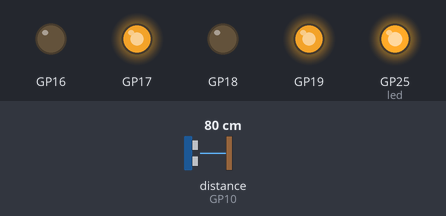
A program run on a simulated Raspberry Pi Pico running MicroPython. On the bench: output pins drawn as LEDs (lit = HIGH). Inputs (shaded band) come from the test bench; at power-on: distance to the obstacle (sensor on GP10) 80 cm. The echo pulse lasts 58.3 µs per cm; random numbers come from a fixed seed; pins used as bus, display or sensor lines are not drawn; what the program prints to the serial console is not drawn.

Above: at 1.2 s.
1.3 s: distance to the obstacle (sensor on GP10) set to 43 cm
2.8 s: distance to the obstacle (sensor on GP10) set to 36 cm
At 3.5 s:
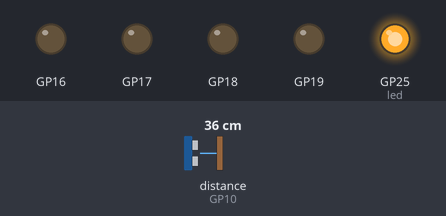
4.3 s: distance to the obstacle (sensor on GP10) set to 60 cm
At 5.2 s:
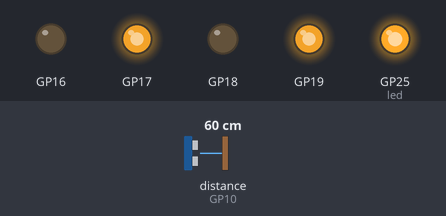
6.1 s: distance to the obstacle (sensor on GP10) set to 2 cm
At 7.4 s:
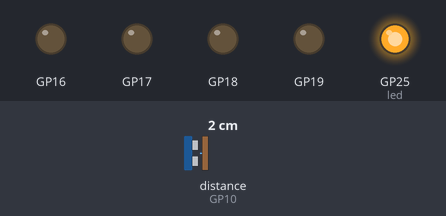
Timing chart, 0 to 8.6 s (numbered marks = the images above; inputs shaded):
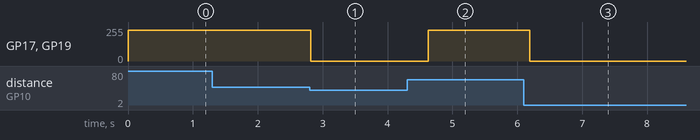

The program:

robo_car_task_C3.py
```python
"""
Projekt für ein Roboter Workshop
Auto mit 2 Rädern faehrt ohne gegen Hindernisse zu stossen.
Ein Ultraschallsensor misst die Entfernung zum Hindernissen.
Bei zu geringem Abstand zum Hindernis haelt der Robo, dreht
in eine beliebige Richtung und faehrt weiter wenn kein Hindernis
in der Naehe.
Benoetigte Teile:
- 2WD Robot Car
- Motortreiber für 2 Motoren
- Ultraschallsensor HC-SR04P (3.3V) oder HC-SR04 (inkl. Levelshifter)
- Raspberry Pi Pico
- Batterien (5V Spannungsregler)
"""
# Aufgaben
# +++ 1) Messen mit dem Ultraschallentfernungssensor „HC-SR04“ in einer Dauerschleife
# +++ 2) Start / Stop der Motoren in Abhängigkeit der Entfernung
# +++ 3) Zufälliges drehen des Robos nach links oder rechts

# Micropython Bibliotheken und Klassen
import os   # Betriebssystem Funktionen, z.B. uname(), Infos zum Micropython board
import sys  # System Funktionen, z.B. exit()

from machine import Pin            # Pin-Klasse
from machine import PWM            # PWM-Klasse
from machine import time_pulse_us  # Funktion um Echopuls zu messen
from time import sleep             # Verzoegerung in Sekunden
from random import choice          # Zufallswahl
from utime import sleep_us         # Verzoegerung in Mikrosekunden

# Konstanten

# GPIOs des Abstandssensors
DISTANCE_TIME_OF_SOUND_PER_CM = 29.1
DISTANCE_MAX_RANGE_IN_CM = 400
DISTANCE_ECHO_IO = 10
DISTANCE_TRIGGER_IO = 11
DISTANCE_ECHO_TIMEOUT_US = int(DISTANCE_MAX_RANGE_IN_CM*2*DISTANCE_TIME_OF_SOUND_PER_CM)
# Motorenleistung/Geschwindigkeit, anpassen für Geradeauslauf
MOTOR_PWM_MAX_DUTY_CYLCE = 65535
MOTOR_PWM_FREQUENCY = 500
MOTOR_1_SPEED = 0.9
MOTOR_2_SPEED = 0.9
MOTOR_1_LINE_A_IO = 16  # Motor 1
MOTOR_1_LINE_B_IO = 17  # Motor 1
MOTOR_2_LINE_A_IO = 18  # Motor 2
MOTOR_2_LINE_B_IO = 19  # Motor 2
# Status LED
LED_ONBOARD_IO = "LED"  # 25

# Globale Variablen

board_name = os.uname().sysname.strip().lower()
print("Micropython board:", board_name)

distance_trigger = Pin(DISTANCE_TRIGGER_IO, mode=Pin.OUT)
distance_echo = Pin(DISTANCE_ECHO_IO, mode=Pin.IN, pull=Pin.PULL_UP)

led = Pin(LED_ONBOARD_IO, Pin.OUT)

# Klassen
class Motor:
    def __init__(self, pin1, pin2, speed):
        self.speed = speed
        self.pwm_pin1 = PWM(Pin(pin1, Pin.OUT), freq=MOTOR_PWM_FREQUENCY, duty_u16=0)
        self.pwm_pin2 = PWM(Pin(pin2, Pin.OUT), freq=MOTOR_PWM_FREQUENCY, duty_u16=0)

    # Funktionen zum Steuern des Robos
    def forward(self):
        self.pwm_pin1.duty_u16(0)
        self.pwm_pin2.duty_u16(int(MOTOR_PWM_MAX_DUTY_CYLCE * self.speed))  # Type cast zu Integer, variable speed ist vom typ Float

    def backward(self):
        self.pwm_pin1.duty_u16(int(MOTOR_PWM_MAX_DUTY_CYLCE * self.speed))  # Type cast zu Integer, variable speed ist vom typ Float
        self.pwm_pin2.duty_u16(0)

    def stop(self):
        self.pwm_pin1.duty_u16(0)
        self.pwm_pin2.duty_u16(0)


class Robo:
    def __init__(self, motor1, motor2):
        self.motor1 = motor1
        self.motor2 = motor2

    def stop(self):
        """ Stoppt das Roboter Auto """
        # +++ 2) +++ alle Motoren stop
        self.motor1.stop()
        self.motor2.stop()
        # eine 1/2 Sekunde warten
        sleep(0.5)

    def go(self):
        """ Faehrt Roboter Auto forwaerts """
        # Fahre Robo vorwaerts
        self.motor1.forward()
        self.motor2.forward()

    def turn(self):
        """ Dreht Roboter in eine zufaellige Richtung """
        # +++ 3) +++ Drehe Robo in ein beliebige Richtung
        # Waehle zufaellig eine Drehrichtung
        richtung = 1
        if richtung:
            # Robo dreht in die eine Richtung
            self.motor1.forward()
            self.motor2.backward()

            # Robo dreht in die andere Richtung


        # Lass den Robo eine 1/4, 1/2 oder 3/4  Sekunde drehen
        delay = choice([0.25, 0.5, 0.75])
        sleep(delay)
        # alle Motoren stop
        self.stop()

# Funktion zum Messen der netfernung mit einem Ultraschallsensors
def get_distance():
    distance_trigger.value(0)

    # Sende Puls von 10us
    sleep_us(5)
    distance_trigger.value(1)
    sleep_us(10)
    distance_trigger.value(0)
    # Hole Laenge des Echopuls
    pulse_time = time_pulse_us(distance_echo, 1, DISTANCE_ECHO_TIMEOUT_US)
    if pulse_time < 0:
        # Max Wert bei Fehlmessung
        pulse_time = DISTANCE_ECHO_TIMEOUT_US
    # Berechne Entfernung in cm
    distance_cm = (pulse_time / 2) / DISTANCE_TIME_OF_SOUND_PER_CM
    return distance_cm

# Hier beginnt das Hauptprogramm
def start():
    # Erzeuge Instanzen der Motor-Klasse
    motor1 = Motor(MOTOR_1_LINE_A_IO, MOTOR_1_LINE_B_IO, MOTOR_1_SPEED)
    motor2 = Motor(MOTOR_2_LINE_A_IO, MOTOR_2_LINE_B_IO, MOTOR_2_SPEED)
    robo = Robo(motor1, motor2)

    """ Startet Roboter Auto """
    # Try-Catch-Block
    try:
        print("Robo faehrt...")
        led.on()
        # Endlosschleife...
        while True:
            # +++ 1) +++ Schreibe Entfernung (cm) auf die Konsole
            distance = get_distance()
            #print(distance)

            # +++ 2) +++
            # Ist die Entfernung (cm) kleiner 40 cm?
            if distance < 40:
                # +++ 2) +++
                # Alle Motoren stop wenn Entfernung (cm) kleiner als 40 cm
                robo.stop()
                # +++ 3) +++
                # Drehe Robo in ein beliebige Richtung

            else:
                # +++ 2) +++
                # Andernfalls fahre Robo vorwaerts (Sensorwert (cm) kleiner als 40 cm)
                robo.go()
            sleep(0.1)  # Wartezeit zwischen Entfernungsmessungen
    # Fangen eines Fehlers/Signals
    except KeyboardInterrupt:
        print("Programm abgebrochen.")
    # Dieser Block wird immer ausgefuehrt: zum Schluss muss man aufraeumen
    finally:
        # Motoren aus
        robo.stop()
        led.off()
        print("Programm beendet.")

# Manuelles Ausführen in der IDE
if __name__ == '__main__':
    start()
```

Measured:
- the behaviour switches between 40 and 39 cm on distance to the obstacle (sensor on GP10) (found by bisection; images 0 and 1)
- after the input at 1.3 s, every drawn part: stays the same
- after the input at 2.8 s, GP17, GP19: 229/255 → 0/255 at once
- after the input at 4.3 s, GP17, GP19: 0/255 → 229/255 after 0.33 s
- after the input at 6.1 s, GP17, GP19: 229/255 → 0/255 after 0.09 s
